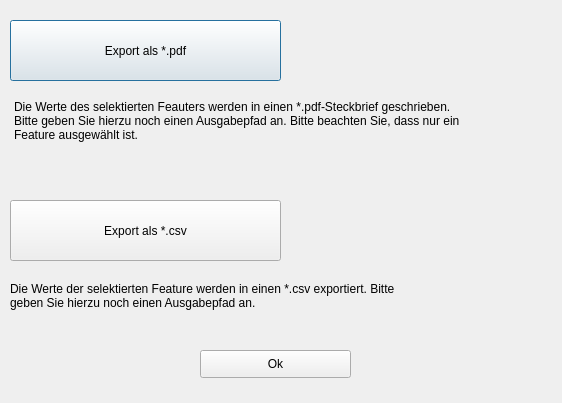
<?xml version="1.0" encoding="UTF-8"?>
<ui version="4.0">
 <class>Dialog</class>
 <widget class="QDialog" name="Dialog">
  <property name="geometry">
   <rect>
    <x>0</x>
    <y>0</y>
    <width>562</width>
    <height>403</height>
   </rect>
  </property>
  <property name="windowTitle">
   <string>Dialog</string>
  </property>
  <widget class="QPushButton" name="pbExportPdf">
   <property name="geometry">
    <rect>
     <x>10</x>
     <y>20</y>
     <width>271</width>
     <height>61</height>
    </rect>
   </property>
   <property name="text">
    <string>Export als *.pdf</string>
   </property>
  </widget>
  <widget class="QLabel" name="label">
   <property name="geometry">
    <rect>
     <x>14</x>
     <y>95</y>
     <width>531</width>
     <height>51</height>
    </rect>
   </property>
   <property name="text">
    <string>Die Werte des selektierten Feauters werden in einen *.pdf-Steckbrief geschrieben.
Bitte geben Sie hierzu noch einen Ausgabepfad an. Bitte beachten Sie, dass nur ein
Feature ausgewählt ist.</string>
   </property>
  </widget>
  <widget class="QPushButton" name="pbExportCsv">
   <property name="geometry">
    <rect>
     <x>10</x>
     <y>200</y>
     <width>271</width>
     <height>61</height>
    </rect>
   </property>
   <property name="text">
    <string>Export als *.csv</string>
   </property>
  </widget>
  <widget class="QLabel" name="label_2">
   <property name="geometry">
    <rect>
     <x>10</x>
     <y>270</y>
     <width>531</width>
     <height>51</height>
    </rect>
   </property>
   <property name="text">
    <string>Die Werte der selektierten Feature werden in einen *.csv exportiert. Bitte 
geben Sie hierzu noch einen Ausgabepfad an.</string>
   </property>
  </widget>
  <widget class="QPushButton" name="pbOk">
   <property name="geometry">
    <rect>
     <x>200</x>
     <y>350</y>
     <width>151</width>
     <height>28</height>
    </rect>
   </property>
   <property name="text">
    <string>Ok</string>
   </property>
  </widget>
 </widget>
 <resources/>
 <connections/>
</ui>
